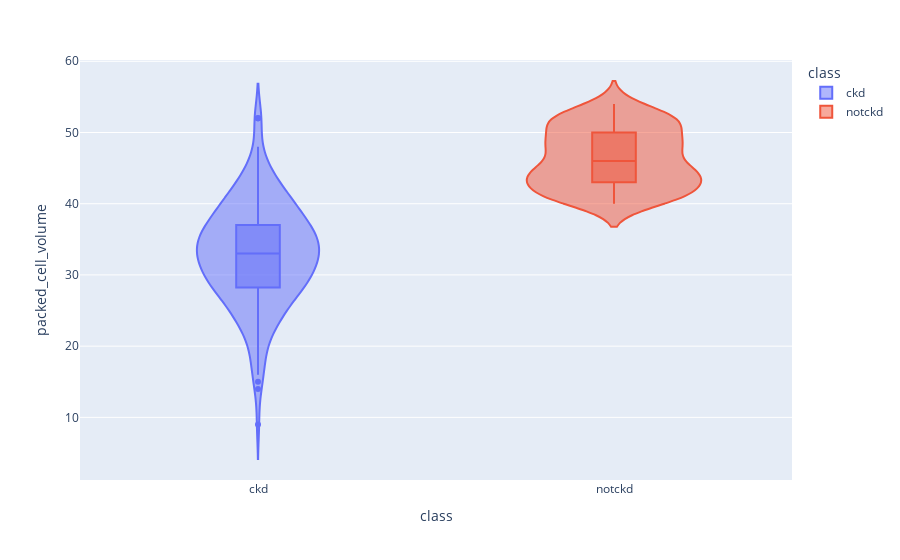

Notebook code for this chart:
### Code cell
violin('packed_cell_volume')

### Figure 1 — Plotly figure (JSON) as saved in the notebook; plotly's stock layout.template omitted (floating-point values rounded to 4 significant figures; data arrays with more than 128 entries replaced by an {"elided": "..."} marker saying what was removed)
{"data": [{"alignmentgroup": "True", "box": {"visible": true}, "hovertemplate": "class=%{x}<br>packed_cell_volume=%{y}<extra></extra>", "legendgroup": "ckd", "marker": {"color": "#636efa"}, "name": "ckd", "offsetgroup": "ckd", "orientation": "v", "scalegroup": "True", "showlegend": true, "type": "violin", "x": {"elided": "250 str values"}, "x0": " ", "xaxis": "x", "y": {"elided": "250 int values"}, "y0": " ", "yaxis": "y"}, {"alignmentgroup": "True", "box": {"visible": true}, "hovertemplate": "class=%{x}<br>packed_cell_volume=%{y}<extra></extra>", "legendgroup": "notckd", "marker": {"color": "#EF553B"}, "name": "notckd", "offsetgroup": "notckd", "orientation": "v", "scalegroup": "True", "showlegend": true, "type": "violin", "x": {"elided": "150 str values"}, "x0": " ", "xaxis": "x", "y": {"elided": "150 int values"}, "y0": " ", "yaxis": "y"}], "layout": {"legend": {"title": {"text": "class"}, "tracegroupgap": 0}, "margin": {"t": 60}, "violinmode": "overlay", "xaxis": {"anchor": "y", "categoryarray": ["ckd", "notckd"], "categoryorder": "array", "domain": [0, 1], "title": {"text": "class"}}, "yaxis": {"anchor": "x", "domain": [0, 1], "title": {"text": "packed_cell_volume"}}}}
